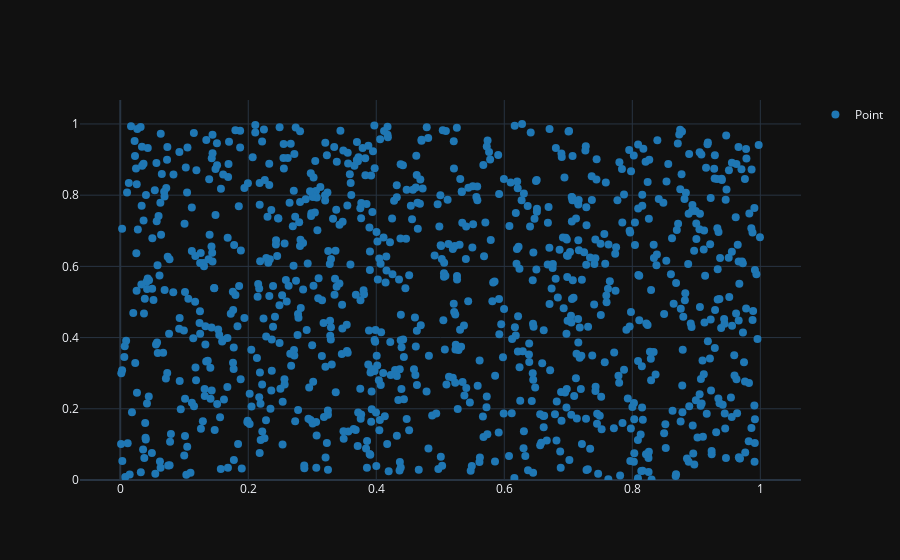

Notebook source saved alongside this figure:
### Markdown cell above
# Working

### Code cell
a = np.random.random(1000)
b = np.random.random(1000)
df = pd.DataFrame({'a': a, 'b': b})

ggplot(df, aes(x='a', y='b')) + geom_point() + theme_dark()

### Figure 1 — Plotly figure (JSON) as saved in the notebook; plotly's stock layout.template omitted (floating-point values rounded to 4 significant figures; data arrays with more than 128 entries replaced by an {"elided": "..."} marker saying what was removed)
{"data": [{"marker": {"color": "#1f77b4", "size": 8}, "mode": "markers", "name": "Point", "opacity": 1, "showlegend": true, "type": "scatter", "x": {"elided": "1000 float values"}, "xaxis": "x", "y": {"elided": "1000 float values"}, "yaxis": "y"}], "layout": {"xaxis": {"anchor": "y", "domain": [0, 1]}, "yaxis": {"anchor": "x", "domain": [0, 1], "rangemode": "tozero"}}}
